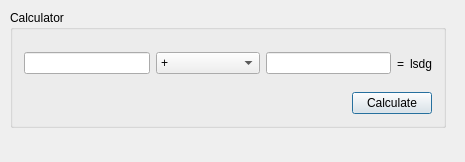
<?xml version="1.0" encoding="UTF-8"?>
<ui version="4.0">
 <class>Dialog</class>
 <widget class="QDialog" name="Dialog">
  <property name="geometry">
   <rect>
    <x>0</x>
    <y>0</y>
    <width>465</width>
    <height>162</height>
   </rect>
  </property>
  <property name="windowTitle">
   <string>Dialog</string>
  </property>
  <widget class="QGroupBox" name="groupBox">
   <property name="geometry">
    <rect>
     <x>10</x>
     <y>10</y>
     <width>436</width>
     <height>118</height>
    </rect>
   </property>
   <property name="title">
    <string>Calculator</string>
   </property>
   <layout class="QVBoxLayout" name="verticalLayout">
    <item>
     <layout class="QHBoxLayout" name="horizontalLayout">
      <item>
       <widget class="QLineEdit" name="firstNumLineEdit"/>
      </item>
      <item>
       <widget class="QComboBox" name="comboBox">
        <property name="sizePolicy">
         <sizepolicy hsizetype="Minimum" vsizetype="Fixed">
          <horstretch>0</horstretch>
          <verstretch>0</verstretch>
         </sizepolicy>
        </property>
        <property name="minimumSize">
         <size>
          <width>104</width>
          <height>0</height>
         </size>
        </property>
        <item>
         <property name="text">
          <string>+</string>
         </property>
        </item>
        <item>
         <property name="text">
          <string>-</string>
         </property>
        </item>
        <item>
         <property name="text">
          <string>*</string>
         </property>
        </item>
        <item>
         <property name="text">
          <string>/</string>
         </property>
        </item>
       </widget>
      </item>
      <item>
       <widget class="QLineEdit" name="secondNumLineEdit"/>
      </item>
      <item>
       <widget class="QLabel" name="equalLabel">
        <property name="text">
         <string>=</string>
        </property>
       </widget>
      </item>
      <item>
       <widget class="QLabel" name="resultLabel">
        <property name="text">
         <string>lsdg</string>
        </property>
       </widget>
      </item>
     </layout>
    </item>
    <item>
     <layout class="QHBoxLayout" name="horizontalLayout_2">
      <item>
       <spacer name="horizontalSpacer">
        <property name="orientation">
         <enum>Qt::Horizontal</enum>
        </property>
        <property name="sizeHint" stdset="0">
         <size>
          <width>40</width>
          <height>20</height>
         </size>
        </property>
       </spacer>
      </item>
      <item>
       <widget class="QPushButton" name="CalButton">
        <property name="text">
         <string>Calculate</string>
        </property>
       </widget>
      </item>
     </layout>
    </item>
   </layout>
  </widget>
 </widget>
 <layoutdefault spacing="6" margin="11"/>
 <resources/>
 <connections/>
</ui>
